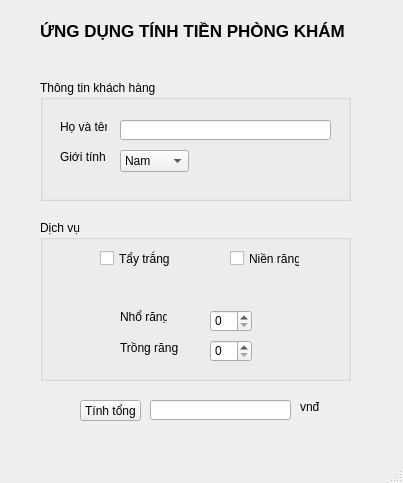
<?xml version="1.0" encoding="UTF-8"?>
<ui version="4.0">
 <class>MainWindow</class>
 <widget class="QMainWindow" name="MainWindow">
  <property name="geometry">
   <rect>
    <x>0</x>
    <y>0</y>
    <width>403</width>
    <height>483</height>
   </rect>
  </property>
  <property name="windowTitle">
   <string>Ứng dụng tính tiền phòng khám</string>
  </property>
  <widget class="QWidget" name="centralwidget">
   <widget class="QLabel" name="label">
    <property name="geometry">
     <rect>
      <x>40</x>
      <y>10</y>
      <width>371</width>
      <height>41</height>
     </rect>
    </property>
    <property name="font">
     <font>
      <pointsize>13</pointsize>
      <weight>75</weight>
      <bold>true</bold>
     </font>
    </property>
    <property name="text">
     <string>ỨNG DỤNG TÍNH TIỀN PHÒNG KHÁM</string>
    </property>
   </widget>
   <widget class="QGroupBox" name="groupBox">
    <property name="geometry">
     <rect>
      <x>40</x>
      <y>80</y>
      <width>311</width>
      <height>121</height>
     </rect>
    </property>
    <property name="title">
     <string>Thông tin khách hàng</string>
    </property>
    <widget class="QLabel" name="label_5">
     <property name="geometry">
      <rect>
       <x>20</x>
       <y>70</y>
       <width>47</width>
       <height>13</height>
      </rect>
     </property>
     <property name="text">
      <string>Giới tính</string>
     </property>
    </widget>
    <widget class="QComboBox" name="sex">
     <property name="geometry">
      <rect>
       <x>80</x>
       <y>70</y>
       <width>69</width>
       <height>22</height>
      </rect>
     </property>
     <item>
      <property name="text">
       <string>Nam</string>
      </property>
     </item>
     <item>
      <property name="text">
       <string>Nữ</string>
      </property>
     </item>
    </widget>
    <widget class="QLabel" name="label_4">
     <property name="geometry">
      <rect>
       <x>20</x>
       <y>40</y>
       <width>47</width>
       <height>13</height>
      </rect>
     </property>
     <property name="text">
      <string>Họ và tên</string>
     </property>
    </widget>
    <widget class="QLineEdit" name="fullname">
     <property name="geometry">
      <rect>
       <x>80</x>
       <y>40</y>
       <width>211</width>
       <height>20</height>
      </rect>
     </property>
    </widget>
   </widget>
   <widget class="QGroupBox" name="groupBox_2">
    <property name="geometry">
     <rect>
      <x>40</x>
      <y>220</y>
      <width>311</width>
      <height>161</height>
     </rect>
    </property>
    <property name="title">
     <string>Dịch vụ</string>
    </property>
    <widget class="QSpinBox" name="trongRangNum">
     <property name="geometry">
      <rect>
       <x>170</x>
       <y>120</y>
       <width>42</width>
       <height>22</height>
      </rect>
     </property>
    </widget>
    <widget class="QCheckBox" name="nienRangCb">
     <property name="geometry">
      <rect>
       <x>190</x>
       <y>30</y>
       <width>70</width>
       <height>17</height>
      </rect>
     </property>
     <property name="text">
      <string>Niền răng</string>
     </property>
    </widget>
    <widget class="QLabel" name="label_3">
     <property name="geometry">
      <rect>
       <x>80</x>
       <y>120</y>
       <width>61</width>
       <height>16</height>
      </rect>
     </property>
     <property name="text">
      <string>Trồng răng</string>
     </property>
    </widget>
    <widget class="QCheckBox" name="tayTrangCb">
     <property name="geometry">
      <rect>
       <x>60</x>
       <y>30</y>
       <width>70</width>
       <height>17</height>
      </rect>
     </property>
     <property name="text">
      <string>Tẩy trắng</string>
     </property>
    </widget>
    <widget class="QSpinBox" name="nhoRangNum">
     <property name="geometry">
      <rect>
       <x>170</x>
       <y>90</y>
       <width>42</width>
       <height>22</height>
      </rect>
     </property>
    </widget>
    <widget class="QLabel" name="label_2">
     <property name="geometry">
      <rect>
       <x>80</x>
       <y>90</y>
       <width>47</width>
       <height>13</height>
      </rect>
     </property>
     <property name="text">
      <string>Nhổ răng</string>
     </property>
    </widget>
   </widget>
   <widget class="QPushButton" name="calcBtn">
    <property name="geometry">
     <rect>
      <x>80</x>
      <y>400</y>
      <width>61</width>
      <height>21</height>
     </rect>
    </property>
    <property name="text">
     <string>Tính tổng</string>
    </property>
   </widget>
   <widget class="QLineEdit" name="total">
    <property name="geometry">
     <rect>
      <x>150</x>
      <y>400</y>
      <width>141</width>
      <height>20</height>
     </rect>
    </property>
   </widget>
   <widget class="QLabel" name="label_6">
    <property name="geometry">
     <rect>
      <x>300</x>
      <y>400</y>
      <width>47</width>
      <height>13</height>
     </rect>
    </property>
    <property name="text">
     <string>vnđ</string>
    </property>
   </widget>
  </widget>
  <widget class="QMenuBar" name="menubar">
   <property name="geometry">
    <rect>
     <x>0</x>
     <y>0</y>
     <width>403</width>
     <height>21</height>
    </rect>
   </property>
  </widget>
  <widget class="QStatusBar" name="statusbar"/>
 </widget>
 <resources/>
 <connections/>
</ui>
